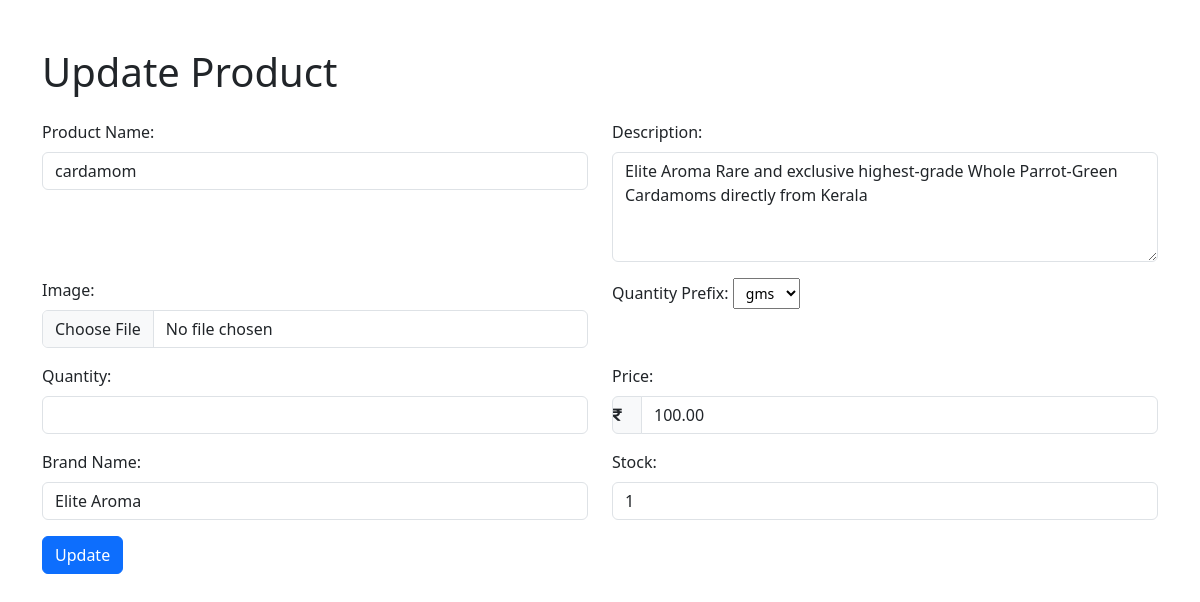
The page /update_product/1/ on the database as committed earlier.
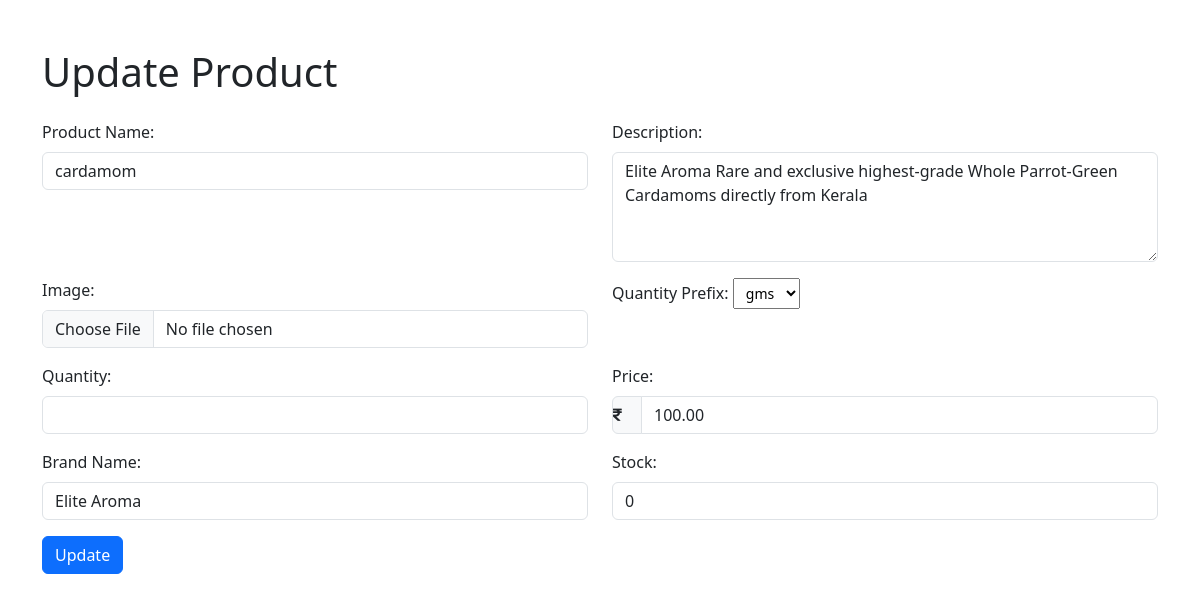
The same page on the database as committed later.
### storeapp/models.py (models this page shows, shortened)
class Product(models.Model):
    product_name = models.CharField(max_length=255,null=True)
    description = models.TextField()
    image = models.ImageField(upload_to='products/', null=True, blank=True)
    quantity_value = models.PositiveIntegerField(default=100,null=True)
    quantity_prefix = models.CharField(max_length=10, choices=[('gms', 'gms'), ('kg', 'kg')], default='gms')
    stock = models.PositiveIntegerField(default=1,null=True)
    price = models.DecimalField(max_digits=10, decimal_places=2,null=True)
    date_added = models.DateField(default=timezone.now)
    brand_name = models.CharField(max_length=255, default="",null=True)
    seller = models.ForeignKey(CustomUser, on_delete=models.CASCADE, null=True, blank=True)
    STATUS_CHOICES = [
        ('In Stock', 'In Stock'),
        ('Out of Stock', 'Out of Stock'),
    ]
    status = models.CharField(max_length=15, choices=STATUS_CHOICES, default='In Stock')

### storeapp/views.py (the view)
# urls.py: path('update_product/<int:product_id>/', views.update_product, name='update_product'),
def update_product(request, product_id):
    product = get_object_or_404(Product, id=product_id)
    if request.method == 'POST':
        product_name = request.POST.get('product_name')
        description = request.POST.get('description')
        image = request.FILES.get('image')
        quantity = request.POST.get('quantity')
        price = request.POST.get('price')
        brand_name = request.POST.get('brand_name')
        stock = request.POST.get('stock')
        product.product_name = product_name
        product.description = description
        product.image = image
        product.quantity = quantity
        product.price = price
        product.brand_name = brand_name
        product.stock = stock
        product.save()
        return redirect('add_product')  # Redirect to the product detail page
    else:
        return render(request, 'editproduct.html', {'product': product})

### template/editproduct.html (shortened to what this page needs)
<!DOCTYPE html>
<html lang="en">
<head>
    <link href="https://cdn.jsdelivr.net/npm/bootstrap@5.3.2/dist/css/bootstrap.min.css" rel="stylesheet">
    <link rel="stylesheet" href="https://cdnjs.cloudflare.com/ajax/libs/font-awesome/5.15.1/css/all.min.css">
</head>
<body>
    <div class="container mt-5">
        <h1 class="mb-4">Update Product</h1>
        <form method="post" enctype="multipart/form-data">
            <div class="row">
                <div class="col-md-6 mb-3">
                    <label for="product_name" class="form-label">Product Name:</label>
                    <input type="text" class="form-control" id="product_name" name="product_name" value="{{ product.product_name }}" required>
                </div>
                <div class="col-md-6 mb-3">
                    <label for="description" class="form-label">Description:</label>
                    <textarea class="form-control" id="description" name="description" rows="4" required>{{ product.description }}</textarea>
                </div>
            </div>
            <div class="row">
                <div class="col-md-6 mb-3">
                    <label for="image" class="form-label">Image:</label>
                    <input type="file" class="form-control" id="image" name="image" accept=".jpg, .jpeg, .png">
                </div>
                <div class="col-md-6 mb-3">
                    <label for="quantity-prefix" class="form-label">Quantity Prefix:</label>
                    <select class="me-3 custom-select" id="quantity-prefix" name="quantity-prefix" required>
                        <option value="gms" {% if product.quantity_prefix == 'gms' %}selected{% endif %}>gms</option>
                    </select>
                </div>
            </div>
            <div class="row">
                <div class="col-md-6 mb-3">
                    <label for="quantity" class="form-label">Quantity:</label>
                    <input type="text" class="form-control" id="quantity" name="quantity" value="{{ product.quantity }}" required>
                </div>
                <div class="col-md-6 mb-3">
                    <label for="price" class="form-label">Price:</label>
                    <div class="input-group">
                        <span class="input-group-text custom-icon">
                            <i class="fas fa-rupee-sign"></i>
                        </span>
                        <input type="text" class="form-control" id="price" name="price" value="{{ product.price }}" required>
                    </div>
                </div>
            </div>
            <div class="row">
                <div class="col-md-6 mb-3">
                    <label for="brand_name" class="form-label">Brand Name:</label>
                    <input type="text" class="form-control" id="brand_name" name="brand_name" value="{{ product.brand_name }}" required>
                </div>
                <div class="col-md-6 mb-3">
                    <label for="stock" class="form-label">Stock:</label>
                    <input type="number" class="form-control" id="stock" name="stock" value="{{ product.stock }}" required>
                </div>
            </div>
            <button type="submit" class="btn btn-primary">Update</button>
        </form>
    </div>
</body>
</html>

Rows that differ between the two databases and show on the page:
changed Product "cardamom": stock "1" → "0"
